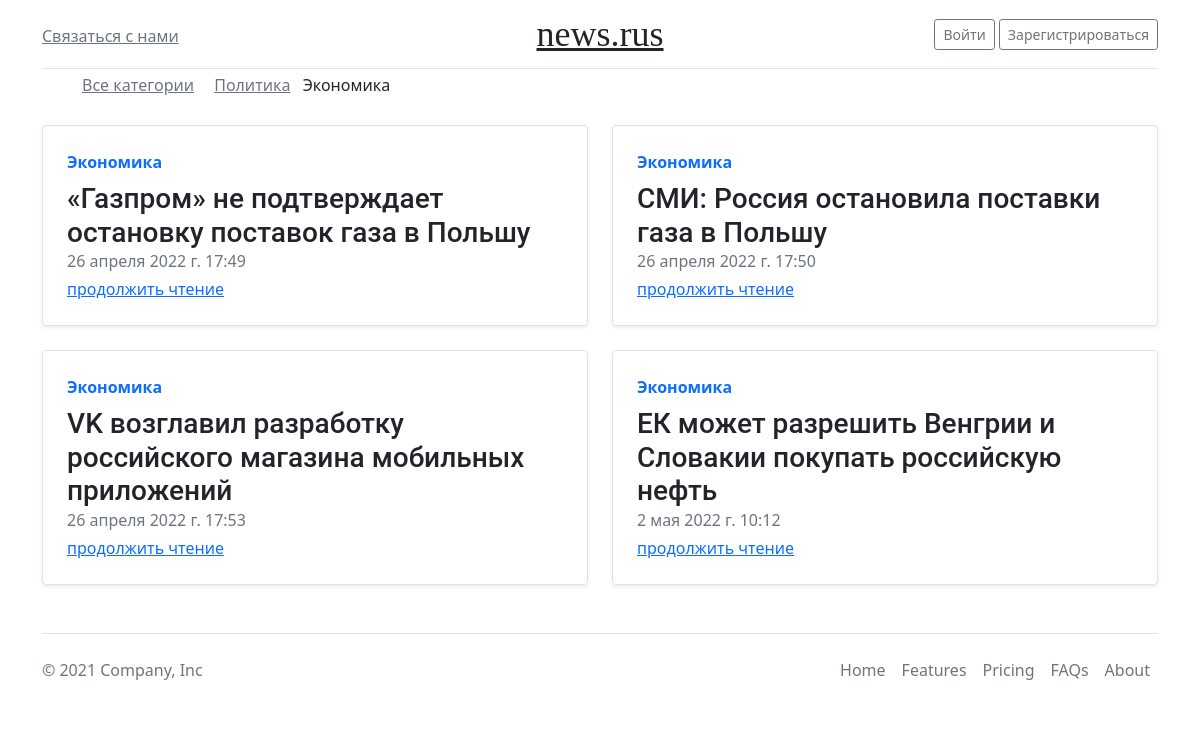
Screenshot of /category/ekonimika/ with the database file from the repository.
### main/models.py (models this page shows, shortened)
class Category(models.Model):
    name = models.CharField(max_length=100, db_index=True, verbose_name='Категория')
    slug = models.SlugField(max_length=255, db_index=True, unique=True, verbose_name='URL')
    def __str__(self):
        return self.name
    def get_absolute_url(self):
        return reverse('category', kwargs={'cat_slug': self.slug})
    class Meta:
        verbose_name = 'Категория'
        verbose_name_plural = 'Категории'
        ordering = ['id']

class Articles(models.Model):
    title = models.CharField(max_length=255, verbose_name='Заголовок')
    slug = models.SlugField(max_length=255, db_index=True, unique=True, verbose_name='URL')
    intro = models.CharField(max_length=255, verbose_name='Интро')
    photo = models.ImageField(upload_to='photos/%y/%m/%d', verbose_name='Фото', null=True)
    content = models.TextField(verbose_name='Текст статьи')
    time_add = models.DateTimeField(auto_now_add=True, verbose_name='Время добавления')
    cat = models.ForeignKey('Category', on_delete=models.PROTECT, verbose_name='Категория')
    def get_absolute_url(self):
        return reverse('article_all', kwargs={'art_slug': self.slug})
    class Meta:
        verbose_name = 'Новость'
        verbose_name_plural = 'Новости'

### main/views.py (the view)
# urls.py: path('category/<slug:cat_slug>/', ShowCategory.as_view(), name='category'),
class ShowCategory(ListView):
    model = Category
    template_name = 'main/articles.html'
    context_object_name = 'art'
    allow_empty = False
    def get_context_data(self, *, object_list=None, **kwargs):
        context = super().get_context_data(**kwargs)
        context['cat_selected'] = context['art'][0].cat_id
        return context
    def get_queryset(self):
        return Articles.objects.filter(cat__slug=self.kwargs['cat_slug'])

### main/templatetags/main_tags.py (called while the page is built)
@register.inclusion_tag('main/show_categories.html')
def show_categories(cat_selected):
    cats = Category.objects.all()
    return {'cats': cats, 'cat_selected': cat_selected}

### main/templates/main/articles.html (shortened to what this page needs)
{% extends 'main/base.html' %}
{%block content%}
<div class="content_blocks">
    <div class = 'row md-2'>
{%for el in art%}
<div class="col-md-6">
      <div class="row g-0 border rounded overflow-hidden flex-md-row mb-4 shadow-sm h-md-250 position-relative">
        <div class="col p-4 d-flex flex-column position-static">
          <strong class="d-inline-block mb-2 text-primary"><font style="vertical-align: inherit;"><font style="vertical-align: inherit;">{{el.cat}}</font></font></strong>
          <h3 class="mb-0"><font style="vertical-align: inherit;"><font style="vertical-align: inherit;">{{el.title}}</font></font></h3>
          <div class="mb-1 text-muted"><font style="vertical-align: inherit;"><font style="vertical-align: inherit;">{{el.time_add}}</font></font></div>
          <a href="{{el.get_absolute_url}}" class="stretched-link"><font style="vertical-align: inherit;"><font style="vertical-align: inherit;">продолжить чтение</font></font></a>
        </div>
      </div>
</div>
{%endfor%}
</div>
</div>
{%endblock%}

### main/templates/main/show_categories.html
{% for c in cats%}
		{% if c.pk == cat_selected %}
            <a>{{c.name}}</a>
		{%else%}
            <a class="p-2 link-secondary" href="{{ c.get_absolute_url }}">{{c.name}}</a>
		{%endif%}
        {% endfor %}

### main/static/main/css/style.css (style rules this page uses)
h1, h2, h3, h4, h5, h6 { font-family: 'Roboto', sans-serif; }
.content_blocks { display: flex; flex-direction: row; justify-content: space-between; flex-wrap: wrap; }

### rows the page displays
Category: name "Политика"
Category: name "Экономика"
Articles: cat "Экономика", title "«Газпром» не подтверждает остановку поставок газа в Польшу", time_add "26 апреля 2022 г. 17:49"
Articles: cat "Экономика", title "СМИ: Россия остановила поставки газа в Польшу", time_add "26 апреля 2022 г. 17:50"
Articles: cat "Экономика", title "VK возглавил разработку российского магазина мобильных приложений", time_add "26 апреля 2022 г. 17:53"
Articles: cat "Экономика", title "ЕК может разрешить Венгрии и Словакии покупать российскую нефть", time_add "2 мая 2022 г. 10:12"
